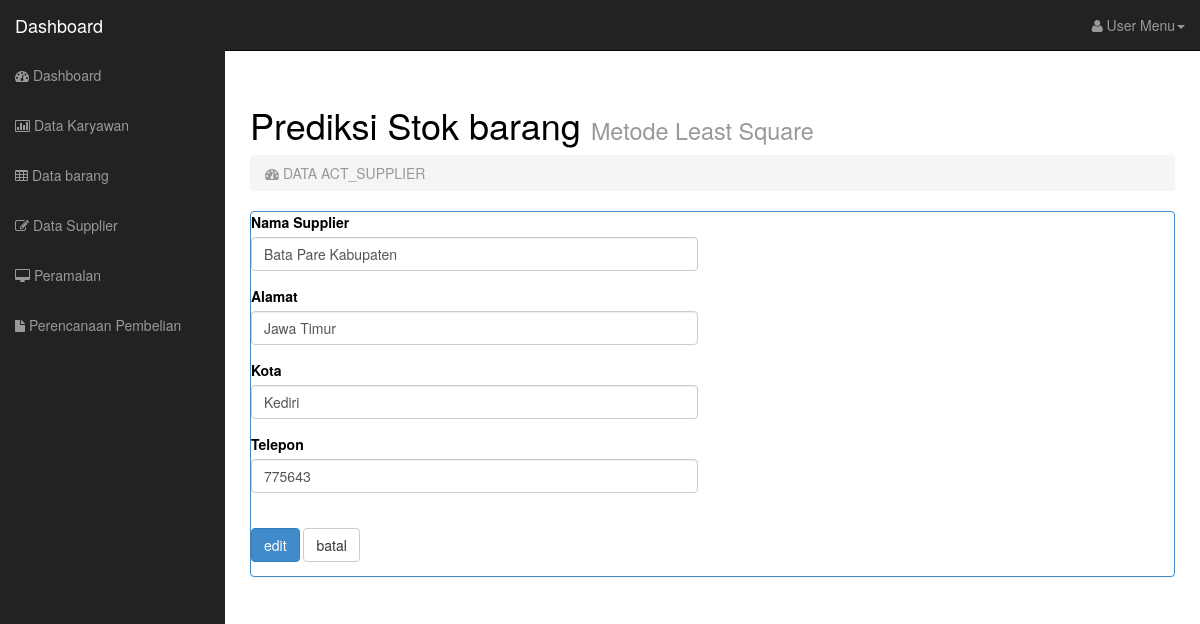
The app's page /dashboard.php?page=act_supplier&id=1&act=edit with its own data.
### tables this page shows
CREATE TABLE IF NOT EXISTS `supplier` (
  `id_supplier` int(5) NOT NULL AUTO_INCREMENT,
  `nama_supplier` varchar(50) DEFAULT NULL,
  `alamat` text,
  `kota` varchar(20) DEFAULT NULL,
  `telepon` int(11) DEFAULT NULL,
  PRIMARY KEY (`id_supplier`)
);

### act_supplier.php (the view, shortened to what this page needs)
<?php
require_once 'lib/config.php';
if ((isset($_POST["aksi"])) && ($_POST["aksi"] == "tambah")) {
 $nama_supplier=$_POST['nama_supplier'];
 $alamat=$_POST['alamat'];
 $kota=$_POST['kota'];
 $telepon=$_POST['telepon'];
 $qry="INSERT INTO supplier VALUES('','$nama_supplier','$alamat','$kota','$telepon')";
 $tambah=mysqli_query($conn,$qry) or die(mysqli_error($conn));
 if ($tambah) {
 	exit("<script>location.href='?page=supplier'</script>");
	}
} else if ((isset($_GET["act"])) && ($_GET["act"] == "edit")) {
  $id=$_GET['id'];
  $qry="SELECT * FROM supplier WHERE id_supplier='$id'";
  $edit=mysqli_query($conn,$qry) or die(mysqli_error($conn));
  $row_edit=mysqli_fetch_assoc($edit);
} else if ((isset($_GET["act"])) && ($_GET["act"] == "del")) {
  $id=$_GET['id'];
  $qry="DELETE FROM supplier WHERE id_supplier='$id'";
  $del=mysqli_query($conn,$qry) or die(mysqli_error($conn));
  if ($del) {
 	exit("<script>location.href='?page=supplier'</script>");
	}
}
?>
<div class="row">
<div class="col-lg-6">
<form role="form" method="post">
<div class="form-group">
<label>Nama Supplier</label>
  <input class="form-control" type="text" name="nama_supplier" value="<?php if(isset($row_edit['nama_supplier'])){echo $row_edit['nama_supplier'];} ?>">
</div>
<div class="form-group">
<label>Alamat</label>
<input class="form-control" type="text" name="alamat" value="<?php if(isset($row_edit['alamat'])){echo $row_edit['alamat'];} ?>">
</div>
<div class="form-group">
<label>Kota </label>
  <input class="form-control" type="text" name="kota" value="<?php if(isset($row_edit['kota'])){echo $row_edit['kota'];} ?>">
</div>
<div class="form-group">
<label>Telepon</label>
   <input type="text" class="form-control" name="telepon" value="<?php if(isset($row_edit['telepon'])){echo $row_edit['telepon'];} ?>">
</div>
<div class="form-group">
</div>
<input type="submit" class="btn btn-primary" name="aksi" value="<?php if (isset($_GET['act'])) {echo $_GET['act'];} ?>">
<input type="reset" class="btn btn-default" onclick="self.history.back()" value="batal">
</form>
</div>
</div>

### css/sb-admin.css (style rules this page uses)
body { margin-top: 50px; }

### records on screen
supplier: nama_supplier "Bata Pare Kabupaten", alamat "Jawa Timur", kota "Kediri", telepon "775643"

### other values on screen
$_GET['page'] "ACT_SUPPLIER"
